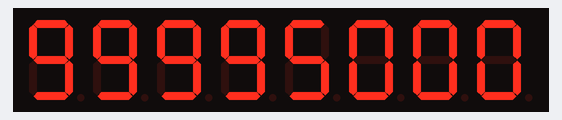
The sketch below on a simulated Arduino Uno, built with avr-gcc and run on an emulated ATmega328P. On the bench: 8-digit seven-segment display. Wiring (inferred from the names in the program): TM1638 display and keys: STB pin 17; clock pin 16; DIO pin 4.

Above: at 0.15 s.
At 4.97 s:
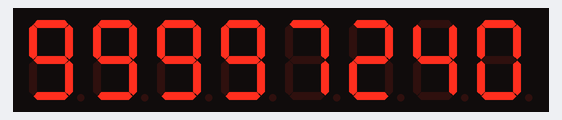
At 9.79 s:
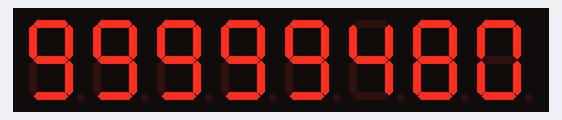
At 19.72 s:
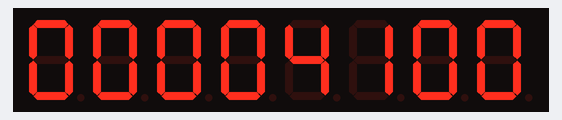
At 29.66 s:
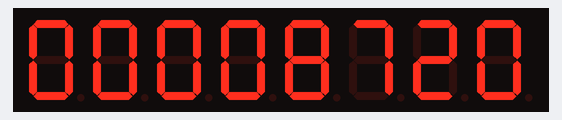
At 39.6 s:
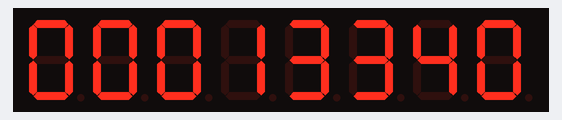

The sketch:

checkpoint003.ino
```cpp
#include "wiring_shift_mod.h"

#define CLOCK_TYPE CLOCK_INVERT
#define CLOCK_DELAY_US 1

const int strobe = 17;
const int s_clk = 16;
const int data1 = 4;

char BCD_TO_7SEGMENT (uint8_t A)
 {
   static char LOOKUPTB[ ] =
   {
    0x3F,
    0x06,
    0x5B,
    0x4F,
    0x66,
    0x6D,
    0x7D,
    0x07,
    0x7F,
    0x6F,
    0x77,
    0x7C,
    0x39,
    0x5E,
    0x79,
    0x71
  };
   return LOOKUPTB[A];
}

/*-------------------------------------------------
---- แอลอีดี 7 เซกเมนต์มี 8 หลัก
---- หลักซ้ายสุด คือ หลัก 0
---- หลักขวาสุด คือ หลัก 7
---------------------------------------------------
---- digit คือ หมายเลขหลักที่จะแสดงผลบนแอลอีดี 7 เซกเมนต์
---- num คือ ตัวเลขที่จะแสดงผลบน 7 เซกเมนต์
---------------------------------------------------
*/
void DISP_NUM_to_7SEG(char digit, uint8_t num)
{
  char data;
  char address = 0xc0;
  digit = digit << 1;
  address |= digit;
  data = BCD_TO_7SEGMENT(num);
  digitalWrite(strobe, LOW);
  shiftOutMod(data1, s_clk, LSBFIRST, CLOCK_TYPE, CLOCK_DELAY_US, address);  //1st digit
  shiftOutMod(data1, s_clk, LSBFIRST, CLOCK_TYPE, CLOCK_DELAY_US, data);
  digitalWrite(strobe, HIGH);
}


void sendCommand(uint8_t value)
{
  digitalWrite(strobe, LOW);
  shiftOutMod(data1, s_clk, LSBFIRST, CLOCK_TYPE, CLOCK_DELAY_US, value);
  digitalWrite(strobe, HIGH);
}

void reset()
{
  sendCommand(0x40); // set auto increment mode
  digitalWrite(strobe, LOW);
  shiftOutMod(data1, s_clk, LSBFIRST, CLOCK_TYPE, CLOCK_DELAY_US, 0xc0);   // set starting address to 0
  for(uint8_t i = 0; i < 16; i++)
  {
    shiftOutMod(data1, s_clk, LSBFIRST, CLOCK_TYPE, CLOCK_DELAY_US, 0x00);
  }
  digitalWrite(strobe, HIGH);
}

//--------------------------------------------------------------------------
//------------------------------------SETUP---------------------------------
//--------------------------------------------------------------------------
void setup()
{
  char i;
  pinMode(strobe, OUTPUT);
  pinMode(s_clk, OUTPUT);
  pinMode(data1, OUTPUT);

  sendCommand(0x8f);  // activate
  reset();

  //----สั่งให้ 7 เซกเมนต์แสดงค่า 12345678
  sendCommand(0x44);  // set single address
  for (i=0;i <8;i++)
  {
    DISP_NUM_to_7SEG(i,i+1);
  }
}

unsigned long number = 99995000;

//--------------------------------------------------------------------------
//------------------------------------LOOP----------------------------------
//--------------------------------------------------------------------------
void loop()
{
  unsigned long tmp = number;
  for(int i = 0; i < 8; i++)
  {
    int digit = tmp % 10;
    DISP_NUM_to_7SEG(7 - i, digit);
    tmp /= 10;
  }

  number += 1;

  if(number > 99999999)
  number = 0;
}
```
